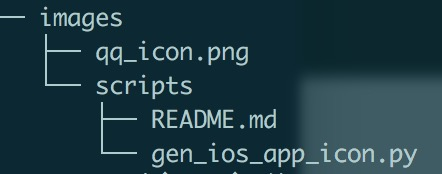
#> input picture tree.png, 442 x 174 px, found by its file name
$ python gen_ios_app_icon.py tree.png   (Python 2 division)   (older library calls are emulated)
#> lines starting #> are read from the running program, lines starting #| are printed output that depends on the picture
#!/usr/bin/python
#-*- coding: UTF-8 -*-

import os
import sys
from PIL import Image

# 父目录
p_path = os.path.dirname(os.getcwd()) + '/'

size_list = [20, 29, 40, 60]
scale_list = [2, 3] # @2x, @3x

def main(file_name):
	# 图片路径
#> called with file_name = 'tree.png'
	pic_path = p_path + file_name
	if not os.path.exists(pic_path):
		print '图片不存在'
		return

	# 生成的图片的存放文件夹
	name = os.path.splitext(file_name)[0] + '_images'

	# 存放路径
	deal_path = p_path + name + '/'

	# 判断是否存在该路径，不存在就创建
	if not os.path.exists(deal_path):
		os.makedirs(deal_path)

	#读取图片
	im = Image.open(pic_path)
#> im is the input picture: PIL image 442x174 RGB; mean R, G, B 29.9, 58, 67.2

	#生成相应大小的图片
	for size in size_list:
		for scale in scale_list:
			w = h = size * scale
			# print 'w = ' + str(w) + ' : ' + 'h = ' + str(h)
			f_name = str(size) + 'x' + str(size) + '@' + str(scale) + 'x.png'
			# print f_name
			out = im.resize((w, h), Image.ANTIALIAS)
			# print deal_path + f_name
			out.save(deal_path + f_name)
#> this loop made 4 passes
#> pass 1, in main, `out.save(deal_path + f_name)`:
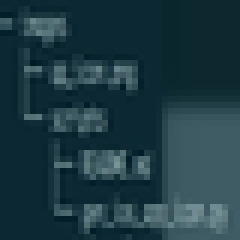
#> saved as 20x20@2x.png: PIL image 40x40 RGB (shown 6 times larger); mean R, G, B 29.9, 58, 67.2
#> pass 1, in main, `out.save(deal_path + f_name)`:
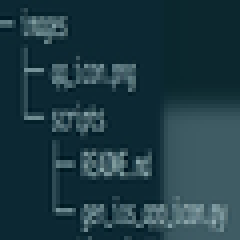
#> saved as 20x20@3x.png: PIL image 60x60 RGB (shown 4 times larger); mean R, G, B 29.9, 58, 67.2
#> pass 2, in main, `out.save(deal_path + f_name)`:
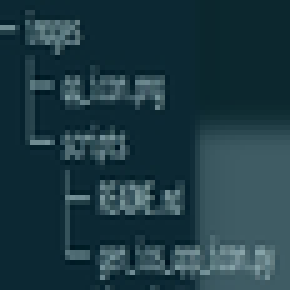
#> saved as 29x29@2x.png: PIL image 58x58 RGB (shown 5 times larger); mean R, G, B 29.9, 58, 67.2
#> pass 2, in main, `out.save(deal_path + f_name)`:
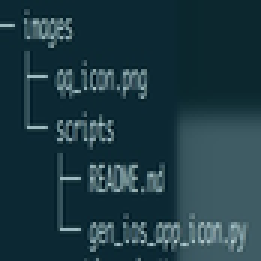
#> saved as 29x29@3x.png: PIL image 87x87 RGB (shown 3 times larger); mean R, G, B 29.9, 58, 67.2
#> after the loop:
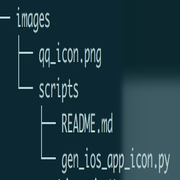
#> out: PIL image 180x180 RGB; mean R, G, B 30, 58, 67.2

if __name__ == '__main__':
	if len(sys.argv) > 1:
		main(sys.argv[1])
	else:
		print '请输入图片名称'
